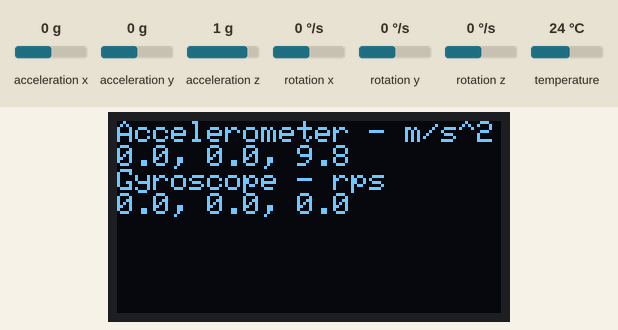
The sketch below on a simulated Arduino Uno, built with avr-gcc and run on an emulated ATmega328P. On the bench: 128×64 one-colour display. The test bench sets the inputs (shaded band); at power-on: acceleration x 0 g, acceleration y 0 g, acceleration z 1 g, rotation x 0 °/s, rotation y 0 °/s, rotation z 0 °/s, temperature 24 °C. What the sketch prints to the serial monitor is not drawn.

Above: at 1.7 s.
1.8 s: acceleration x set to -1.4 g
At 2.5 s:
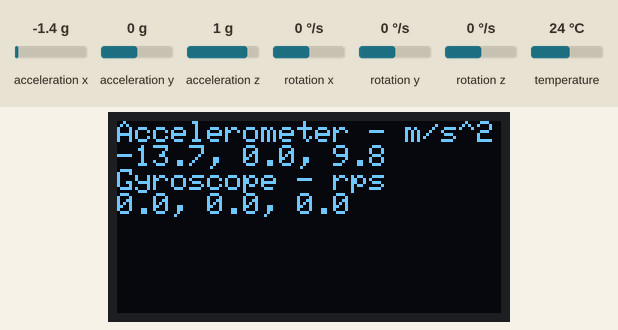
3.4 s: acceleration x set to 0.8 g
At 3.8 s:
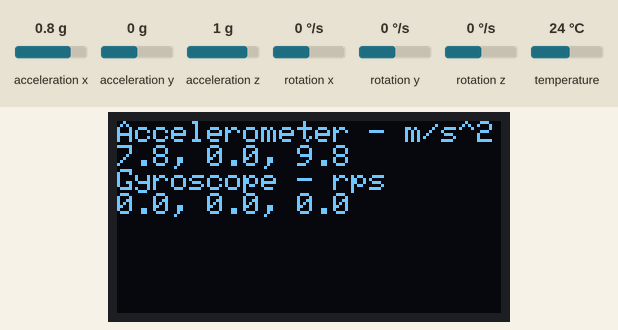
5.0 s: acceleration y set to -1.4 g
At 6.1 s:
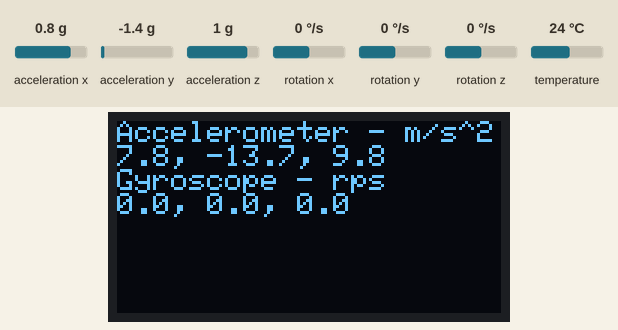
6.5 s: acceleration z set to -1.4 g
At 7.3 s:
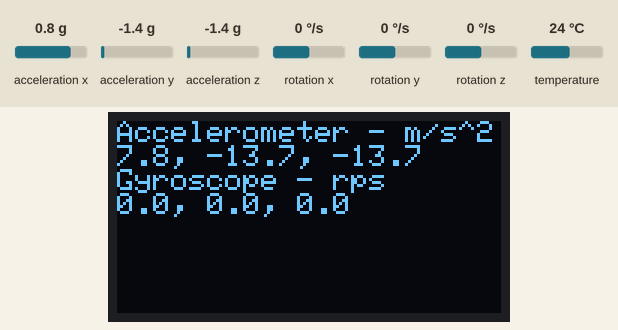
8.0 s: rotation x set to -192 °/s
At 8.7 s:
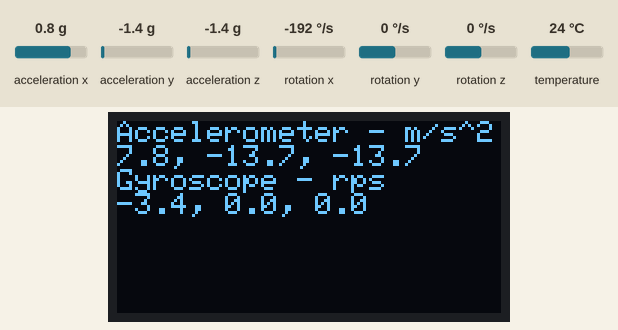
9.6 s: rotation y set to -192 °/s
At 10.1 s:
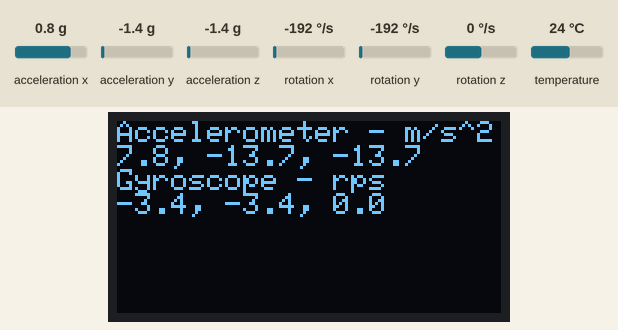
Timing chart, 0 to 12.1 s (numbered marks = the images above; inputs shaded):
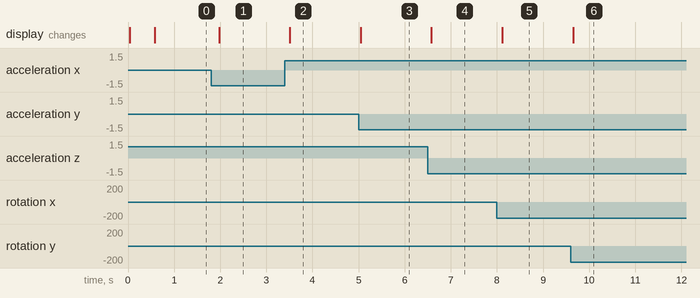

The sketch:

MPU6050_OLED_Display.ino
```cpp
#include <SoftwareSerial.h>
#include <Adafruit_MPU6050.h>
#include <Adafruit_SSD1306.h>
#include <Adafruit_Sensor.h>

Adafruit_MPU6050 mpu;
Adafruit_SSD1306 display = Adafruit_SSD1306(128, 64, &Wire);
//SoftwareSerial xbeeSerial(2,3); //RX, TX

void setup() {
  Serial.begin(115200);
 // xbeeSerial.begin(9600);
  delay(10);
//    pinMode(4, OUTPUT);            // Blue
 // pinMode(5, OUTPUT);            // Orange


  // while (!Serial);
  Serial.println("MPU6050 OLED demo");

  if (!mpu.begin()) {
    Serial.println("Sensor init failed");
    while (1)
      yield();
  }
  Serial.println("Found a MPU-6050 sensor");

  // SSD1306_SWITCHCAPVCC = generate display voltage from 3.3V internally
  if (!display.begin(SSD1306_SWITCHCAPVCC, 0x3C)) { // Address 0x3C for 128x64
    Serial.println(F("SSD1306 allocation failed"));
    for (;;)
      ; // Don't proceed, loop forever
  }
//  display.display();
  delay(500); // Pause for 2 seconds
  display.setTextSize(1);
  display.setTextColor(WHITE);
  display.setRotation(0);

//      digitalWrite(4,HIGH);
//      digitalWrite(5,HIGH);

}

void loop() {


  sensors_event_t a, g, temp;
  mpu.getEvent(&a, &g, &temp);

  display.clearDisplay();
  display.setCursor(0, 0);

  Serial.print("Accelerometer ");
  Serial.print("X: ");
  Serial.print(a.acceleration.x, 1);
  Serial.print(" m/s^2, ");
  Serial.print("Y: ");
  Serial.print(a.acceleration.y, 1);
  Serial.print(" m/s^2, ");
  Serial.print("Z: ");
  Serial.print(a.acceleration.z, 1);
  Serial.println(" m/s^2");

  display.println("Accelerometer - m/s^2");
  display.print(a.acceleration.x, 1);
  display.print(", ");
  display.print(a.acceleration.y, 1);
  display.print(", ");
  display.print(a.acceleration.z, 1);
  display.println("");

  Serial.print("Gyroscope ");
  Serial.print("X: ");
  Serial.print(g.gyro.x, 1);
  Serial.print(" rps, ");
  Serial.print("Y: ");
  Serial.print(g.gyro.y, 1);
  Serial.print(" rps, ");
  Serial.print("Z: ");
  Serial.print(g.gyro.z, 1);
  Serial.println(" rps");

  display.println("Gyroscope - rps");
  display.print(g.gyro.x, 1);
  display.print(", ");
  display.print(g.gyro.y, 1);
  display.print(", ");
  display.print(g.gyro.z, 1);
  display.println("");

  //display.println("by Ashutosh");
  display.display();
  delay(100);
}
```

Measured:
- after the input at 1.8 s, the display: changes after 0.17 s (image 1)
- after the input at 3.4 s, the display: changes after 0.11 s (image 2)
- after the input at 5.0 s, the display: changes at once (image 3)
- after the input at 6.5 s, the display: changes after 0.08 s (image 4)
- after the input at 8.0 s, the display: changes after 0.12 s (image 5)
- after the input at 9.6 s, the display: changes after 0.06 s (image 6)
